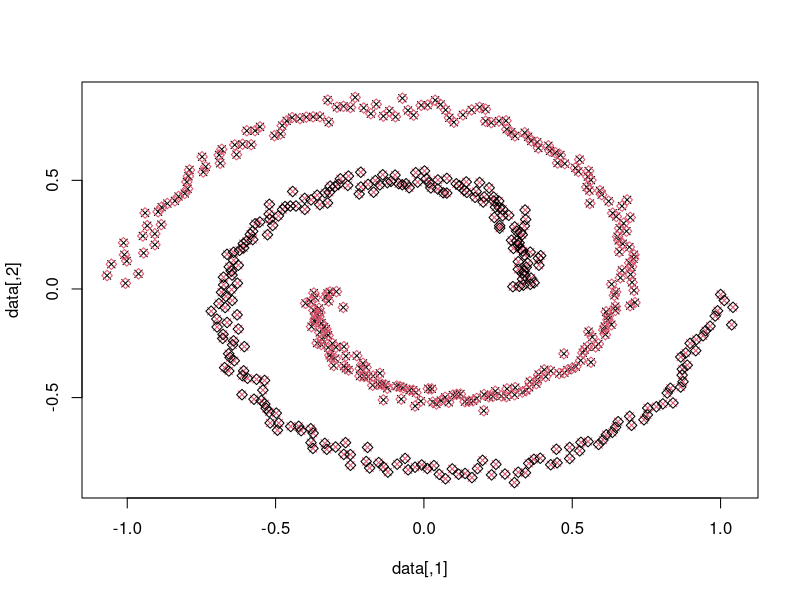

Generate this figure with R:
library(mlbench)

## load 2D Swiss rolls from mlbench pkg, discard class info
truth <- mlbench.spirals(500, 1, 0.025)
data <- truth$x

##########################
# Spectral Clustering
##########################

## using the kernlab package
# NOTE: with higher stddevs, this doesn't work so well (eg. 0.05)
library(kernlab)
sc <- specc(data, centers=2)
plot(data, col=sc, pch=4)            # estimated classes (x)
points(data, col=truth$classes, pch=5)
